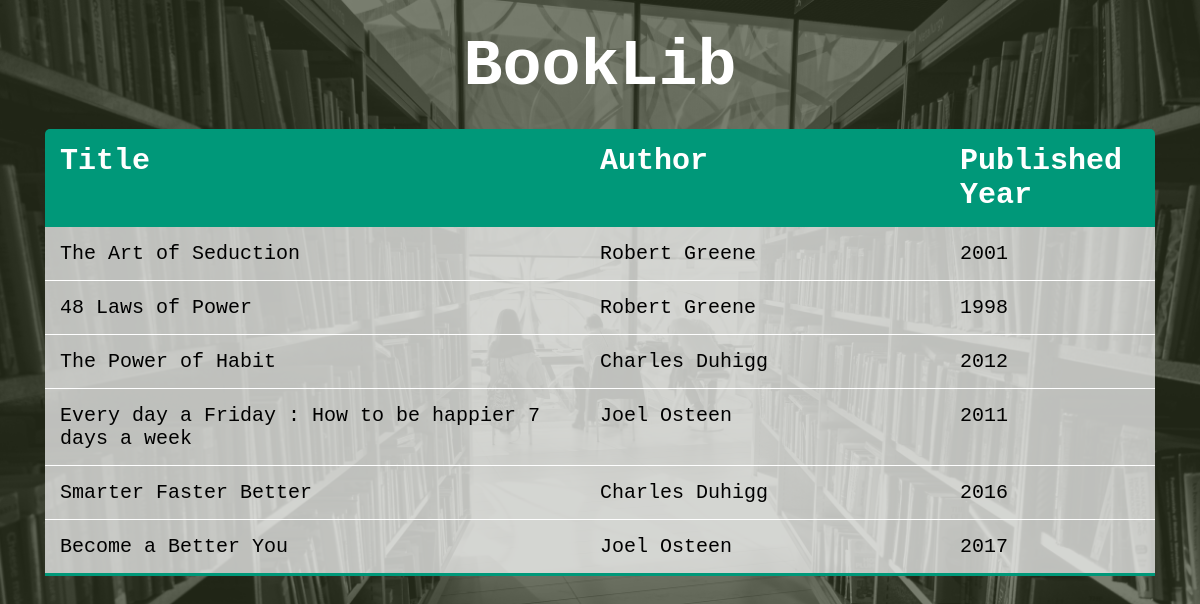
The page / on the database its author committed.
### library/models.py (models this page shows)
class Book(models.Model):
    title = models.CharField(max_length=150)
    release_year = models.IntegerField()
    author = models.ForeignKey(Author, on_delete=models.CASCADE)

class Author(models.Model):
    name = models.CharField(max_length=300)
    def __str__(self):
        return self.name

### library/views.py (the view)
# urls.py: path('', home_page, name="home"),
def home_page(request):
    books = Book.objects.all()
    return render(request,'library/home.html', {'books':books})

### library/templates/library/home.html (shortened to what this page needs)
<!DOCTYPE html>
<html lang="en">
<head>
    <link rel="stylesheet" href="/static/library/home.css">
</head>
<body>
    <div class="page">
        <h1>BookLib</h1>
        <div class="content">
            <ul>
                <div class="title">
                    <li>Title</li>
                    <li>Author</li>
                    <li>Published Year</li>
                </div>
                {% for book in books %}
                <a href="{% url 'detail' book.id %}" id="book-link">
                    <div class="data">
                        <li>{{ book.title }} </li>
                        <li>{{ book.author }} </li>
                        <li>{{ book.release_year }} </li>
                    </div>
                </a>
                {% endfor %}
            </ul>
        </div>
    </div>
</body>
</html>

### library/static/library/home.css (style rules this page uses)
* { margin: 0; padding: 0; box-sizing: border-box; }
body { height: 100vh; font-family: monospace; background-image: url('bklib.jpg'); background-position: center; background-repeat: no-repeat; background-size: cover; color:white; display: flex; flex-direction: column; align-items: center; }
a#book-link { text-decoration: none; border-bottom: thin solid white; }
h1 { font-size: 65px; margin-bottom: 25px; text-align: center; }
li { list-style: none; }
.page { background-color: rgba(50, 57, 34, 0.65); width: 100vw; height: 100vh; padding: 30px 45px; }
.content ul { display: flex; flex-direction: column; }
.title { background-color: #009879; color: white; border-top-left-radius: 5px; border-top-right-radius: 5px; }
.title li { font-weight: 900; font-size: 30px; }
.title,.data { padding: 15px; display: grid; grid-template-columns: 3fr 2fr 1fr; place-content: center; }
.data { color: black; background-color: rgba(243, 243, 243, 0.75); transition: all 0.25s ease-in-out; }
.data li { font-size: 20px; }
a#book-link:Last-child { border-bottom: 3px solid#009879; }

### rows shown on the page
Book: title "The Art of Seduction", author "Robert Greene", release_year "2001"
Book: title "48 Laws of Power", author "Robert Greene", release_year "1998"
Book: title "The Power of Habit", author "Charles Duhigg", release_year "2012"
Book: title "Every day a Friday : How to be happier 7 days a week", author "Joel Osteen", release_year "2011"
Book: title "Smarter Faster Better", author "Charles Duhigg", release_year "2016"
Book: title "Become a Better You", author "Joel Osteen", release_year "2017"
